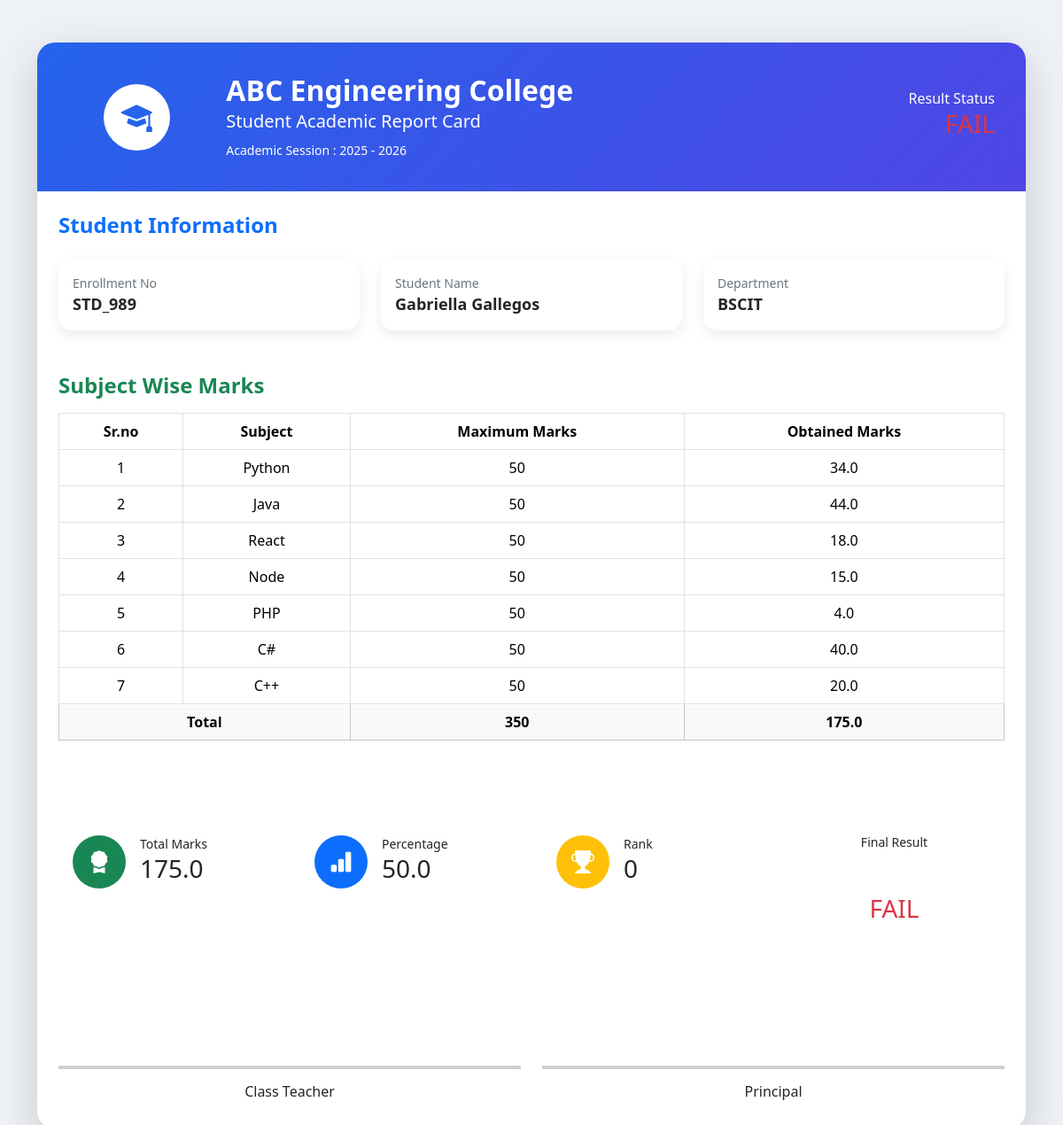
The app's page /report?id=1&action=display with its own data.
### myapp/models.py (models this page shows)
class Marks(models.Model):
    student = models.ForeignKey(Student,on_delete=models.CASCADE)
    subject = models.ForeignKey(Subject,on_delete=models.CASCADE)
    marks = models.FloatField()

class Student(models.Model):
    en_no = models.ForeignKey(Enrollment,on_delete=models.CASCADE)
    dept = models.ForeignKey(Dept,on_delete=models.CASCADE)
    name = models.CharField(max_length=20)
    email = models.CharField(max_length=50)
    age = models.IntegerField()

class Enrollment(models.Model):
    en_no = models.CharField(max_length=20)

class Dept(models.Model):
    name = models.CharField(max_length=20)

class Subject(models.Model):
    name = models.CharField(max_length=20)

### myapp/views.py (the view, shortened to what this page needs)
# urls.py: path('report',report,name="report")
def report(request):
    id = request.GET['id']
    action = request.GET['action']
    data = Marks.objects.filter(student_id=id)
    all = (
    Student.objects
    .annotate(
        total_marks=Sum('marks__marks'),
        failed_subjects=Count(
            'marks',
            filter=Q(marks__marks__lt=18)
        )
    )
    .filter(failed_subjects=0)
    .order_by('-total_marks')
)
    rank=1
    k=0
    for i in all:
        if i.id==int(id):
            k=1
            break
        rank+=1
    if k==0:
        rank=0
    total = 0
    flag = 'PASS'
    for i in data:
        total+=i.marks
        if i.marks<18:
            flag="FAIL"
    per = round((total*100)/350,2)
    if action == 'display':
        return render(request,"report.html",{'data':data,'total':total,'per':per,'flag':flag,'rank':rank})
    else:
        html_message = render_to_string(
        "report.html",{'data':data,'total':total,'per':per,'flag':flag,'rank':rank}
    )

### myapp/templates/report.html (shortened to what this page needs)
<!DOCTYPE html>
<html lang="en">
<head>
    <link href="https://cdn.jsdelivr.net/npm/bootstrap@5.3.3/dist/css/bootstrap.min.css" rel="stylesheet">
    <link rel="stylesheet"
        href="https://cdn.jsdelivr.net/npm/bootstrap-icons@1.11.3/font/bootstrap-icons.min.css">
</head>
<body>
<div class="container py-5">
<div class="card report-card shadow-lg">
    <div class="header">
        <div class="row align-items-center">
            <div class="col-md-2 text-center">
                <div class="school-logo">
                    <i class="bi bi-mortarboard-fill"></i>
                </div>
            </div>
            <div class="col-md-7">
                <h2 class="fw-bold mb-1">
                    ABC Engineering College
                </h2>
                <h5>Student Academic Report Card</h5>
                <small>Academic Session : 2025 - 2026</small>
            </div>
            <div class="col-md-3 text-md-end">
                <p class="mb-0">Result Status</p>
                {%if flag == 'PASS'%}
                    <h3 class="text-success">{{flag}}</h3>
                    {%else%}
                    <h3 class="text-danger">{{flag}}</h3>
                {%endif%}
            </div>
        </div>
    </div>
    <div class="card-body p-4">
        <h4 class="mb-4 text-primary fw-bold">
            Student Information
        </h4>
        <div class="row g-4">
            <div class="col-md-4">
                <div class="card info-card p-3">
                    <div class="info-title">Enrollment No</div>
                    <div class="info-value">{{data.0.student.en_no.en_no}}</div>
                </div>
            </div>
            <div class="col-md-4">
                <div class="card info-card p-3">
                    <div class="info-title">Student Name</div>
                    <div class="info-value">{{data.0.student.name}}</div>
                </div>
            </div>
            <div class="col-md-4">
                <div class="card info-card p-3">
                    <div class="info-title">Department</div>
                    <div class="info-value">{{data.0.student.dept.name}}</div>
                </div>
            </div>
        </div>
        <div class="mt-5">
            <h4 class="text-success fw-bold mb-3">
                Subject Wise Marks
            </h4>
            <div class="table-responsive">
                <table class="table table-bordered align-middle text-center">
                    <thead>
                    <tr>
                        <th>Sr.no</th>
                        <th>Subject</th>
                        <th>Maximum Marks</th>
                        <th>Obtained Marks</th>
                    </tr>
                    </thead>
                    <tbody>
                    {%for i in data%}
                    <tr>
                        <td>{{forloop.counter}}</td>
                        <td>{{i.subject.name}}</td>
                        <td>50</td>
                        <td>{{i.marks}}</td>
                    </tr>
                    {%endfor%}
                    </tbody>
                    <tfoot class="table-light">
                    <tr>
                        <th colspan="2">Total</th>
                        <th>350</th>
                        <th>{{total}}</th>
                    </tr>
                    </tfoot>
                </table>
            </div>
        </div>
        <div class="row mt-5 g-4">
            <div class="col-md-3">
                <div class="card summary p-3">
                    <div class="d-flex align-items-center">
                        <div class="icon bg-success me-3">
                            <i class="bi bi-award-fill"></i>
                        </div>
                        <div>
                            <small>Total Marks</small>
                            <h3>{{total}}</h3>
                        </div>
                    </div>
                </div>
            </div>
            <div class="col-md-3">
                <div class="card summary p-3">
                    <div class="d-flex align-items-center">
                        <div class="icon bg-primary me-3">
                            <i class="bi bi-bar-chart-fill"></i>
                        </div>
                        <div>
                            <small>Percentage</small>
                            <h3>{{per}}</h3>
                        </div>
                    </div>
                </div>
            </div>
            <div class="col-md-3">
                <div class="card summary p-3">
                    <div class="d-flex align-items-center">
                        <div class="icon bg-warning me-3">
                            <i class="bi bi-trophy-fill"></i>
                        </div>
                        <div>
                            <small>Rank</small>
                            <h3>{{rank}}</h3>
                        </div>
                    </div>
                </div>
            </div>
            <div class="col-md-3">
                <div class="card summary p-3 text-center">
                    <small>Final Result</small>
                    <br><br>
                    {%if flag == 'PASS'%}
                    <h3 class="text-success">{{flag}}</h3>
                    {%else%}
                    <h3 class="text-danger">{{flag}}</h3>
                    {%endif%}
                </div>
            </div>
        </div>
        <div class="row mt-5 signature">
            <div class="col-md-6 text-center">
                <br><br><br>
                <hr>
                <h6>Class Teacher</h6>
            </div>
            <div class="col-md-6 text-center">
                <br><br><br>
                <hr>
                <h6>Principal</h6>
            </div>
        </div>
    </div>
</div>
</div>
</body>
</html>

### myapp/templates/report.html (style rules this page uses)
body { background:#eef2f7; font-family: 'Segoe UI',sans-serif; }
.report-card { border-radius:20px; overflow:hidden; border:none; }
.header { background:linear-gradient(135deg,#2563eb,#4f46e5); color:#fff; padding:35px; }
.school-logo { width:75px; height:75px; border-radius:50%; background:#fff; color:#2563eb; display:flex; align-items:center; justify-content:center; font-size:35px; margin:auto; }
.info-card { border:none; border-radius:15px; box-shadow:0 5px 15px rgba(0,0,0,.08); }
.info-title { color:#6c757d; font-size:14px; }
.info-value { font-weight:600; font-size:18px; }
.summary { border:none; border-radius:15px; transition:.3s; }
.icon { width:60px; height:60px; border-radius:50%; display:flex; justify-content:center; align-items:center; color:#fff; font-size:26px; }
.table thead { background:#2563eb; color:#fff; }
.signature hr { border:2px solid #444; }

### records on screen
Marks: student.en_no "STD_989", student.name "Gabriella Gallegos", student.name "BSCIT", subject.name "Python", marks "34.0"
Marks: subject.name "Java", marks "44.0"
Marks: subject.name "React", marks "18.0"
Marks: subject.name "Node", marks "15.0"
Marks: subject.name "PHP", marks "4.0"
Marks: subject.name "C#", marks "40.0"
Marks: subject.name "C++", marks "20.0"

### other values on screen
{{ total }} "175.0"
{{ per }} "50.0"
{{ rank }} "0"
{{ flag }} "FAIL"
